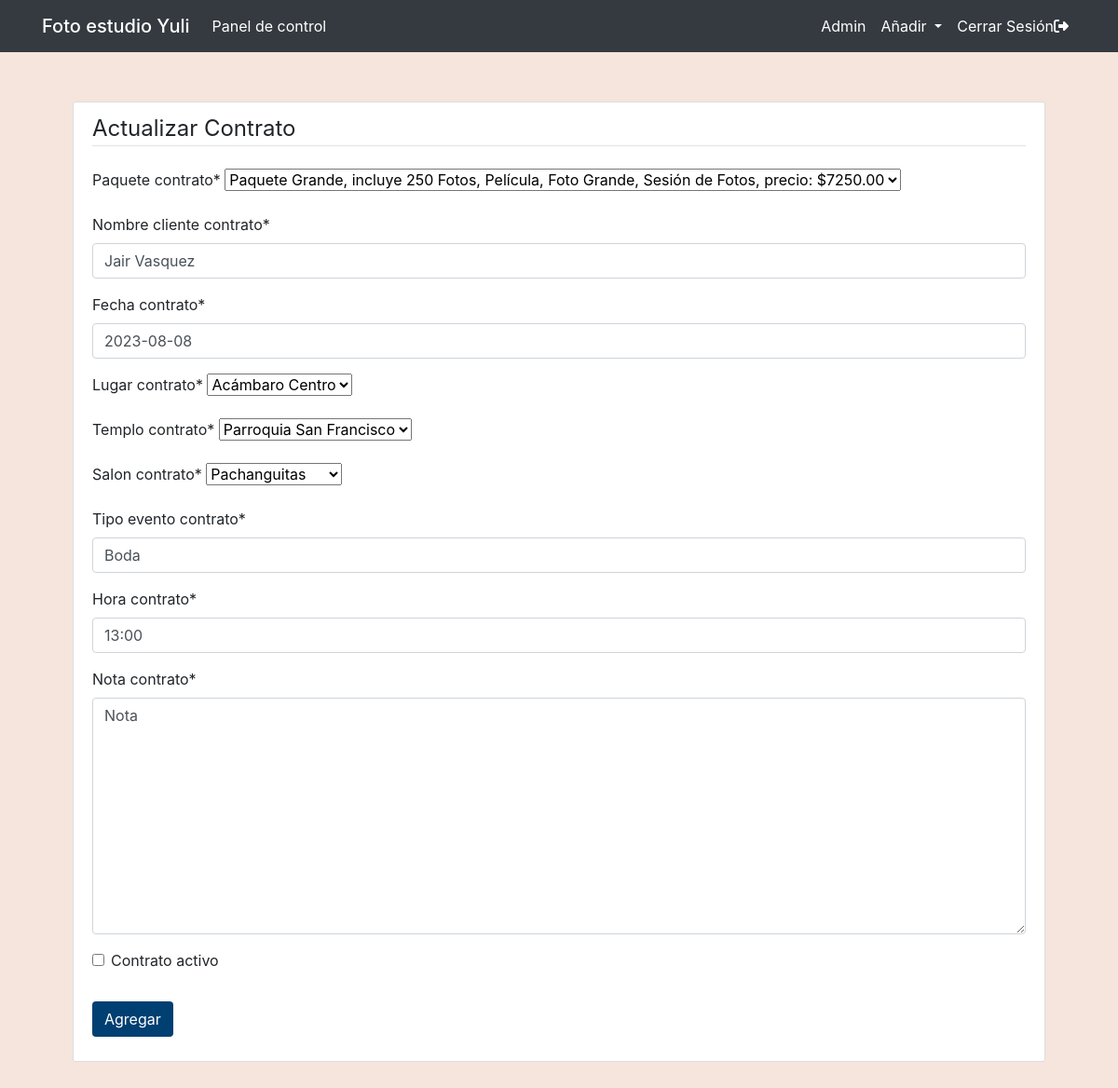
Screenshot of /contratos/pachanguitas-jair-vasquez-boda/actualizar (signed in) with the database file from the repository.
### main/models.py (models this page shows, shortened)
class Contrato(models.Model):
    folio_contrato = models.AutoField(primary_key=True)
    paquete_contrato = models.ForeignKey(Paquete, null=False, blank=False, on_delete=models.CASCADE)
    nombre_cliente_contrato = models.CharField(max_length=100)
    fecha_contrato = models.DateField()
    lugar_contrato = models.ForeignKey(Ubicacion, null=False, blank=False, on_delete=models.CASCADE)
    templo_contrato = models.ForeignKey(Templo, null=False, blank=False, on_delete=models.CASCADE)
    salon_contrato = models.ForeignKey(Salon, null=False, blank=False, on_delete=models.CASCADE)
    tipo_evento_contrato = models.CharField(max_length=50)
    hora_contrato = models.CharField(max_length=10)
    nota_contrato = models.TextField()
    contrato_activo = models.BooleanField(default=True)
    slug = models.SlugField(unique=True, blank=True)

### main/decorators.py (the view)
        def _wrapped_view(request, *args, **kwargs):
            if not request.user.is_superuser:
                messages.error(request, "¡No estás autorizado a esto! Ingresa para continuar")
                return redirect(redirect_url)
            return view_func(request, *args, **kwargs)

### main/forms.py
class ContratosUpdateForm(forms.ModelForm):
    class Meta:
        model = Contrato
        fields = [
            "paquete_contrato",
            "nombre_cliente_contrato",
            "fecha_contrato",
            "lugar_contrato",
            "templo_contrato",
            "salon_contrato",
            "tipo_evento_contrato",
            "hora_contrato",
            "nota_contrato",
            "contrato_activo",
        ]

### main/models.py (called while the page is built)
    def __str__(self):
        txt = "{0}, incluye {1}, precio: ${2}.00"
        return txt.format(self.nombre_paquete, self.descripcion_paquete, self.precio_paquete)

    def __str__(self):
        return self.nombre_ubicacion

    def __str__(self):
        txt = "{0}"
        return txt.format(self.nombre_salon)

    def __str__(self):
        txt = "{0}"
        return txt.format(self.nombre_templo)

### main/views.py (called while the page is built)
@user_is_superuser
def contrato_update(request, contrato: str):
    matching_article = Contrato.objects.filter(slug = contrato).first()
    if request.method == "POST":
        form = ContratosUpdateForm(request.POST, request.FILES, instance=matching_article)
        if form.is_valid():
            form.save()
            return redirect(f'/contratos/{matching_article.slug}')
    else:
        form = ContratosUpdateForm(instance=matching_article)
        return render(
            request=request,
            template_name='main/nuevo_objeto.html',
            context={
                "object": "Contrato",
                "form": form,
                "type": "actualizar"
                }
            )

### main/templates/main/nuevo_objeto.html (shortened to what this page needs)
{% extends "main/header.html" %}
{% load crispy_forms_tags %}
{% block content %}
    <div class="content-section">
        <form method="POST" enctype="multipart/form-data">
            <fieldset class="form-group">
                {% if type == "actualizar" %}
                    <legend class="border-bottom mb-4">Actualizar {{ object }}</legend>
                {% else %}
                    <legend class="border-bottom mb-4">Nuevo {{ object }}</legend>
                {% endif %}
                {{ form|crispy }}
            </fieldset>
            <div class="form-group">
                <button class="btn btncolor" type="submit">Agregar</button>
            </div>
        </form>
    </div>
{% endblock content %}

### main/static/main/main.css (style rules this page uses)
:root { --footercolor: #003F72; --navbarcolor: #ffffff; --btncolor: #003F72; --socialcolor: #003F72; --brightText: #ffffff; }
.btncolor { background-color: var(--btncolor) !important; color: var(--brightText) !important; }
body { background: #f5e5dc; }
.content-section { background: #ffffff; padding: 10px 20px; border: 1px solid #dddddd; border-radius: 3px; margin-bottom: 20px; }

### rows the page displays
Contrato: paquete_contrato "Paquete Grande, incluye 250 Fotos, Película, Foto Grande, Sesión de Fotos, precio: $7250.00", nombre_cliente_contrato "Jair Vasquez", fecha_contrato "2023-08-08", lugar_contrato "Acámbaro Centro", templo_contrato "Parroquia San Francisco", salon_contrato "Pachanguitas", tipo_evento_contrato "Boda", hora_contrato "13:00", nota_contrato "Nota"

### other values shown
{{ object }} "Contrato"
